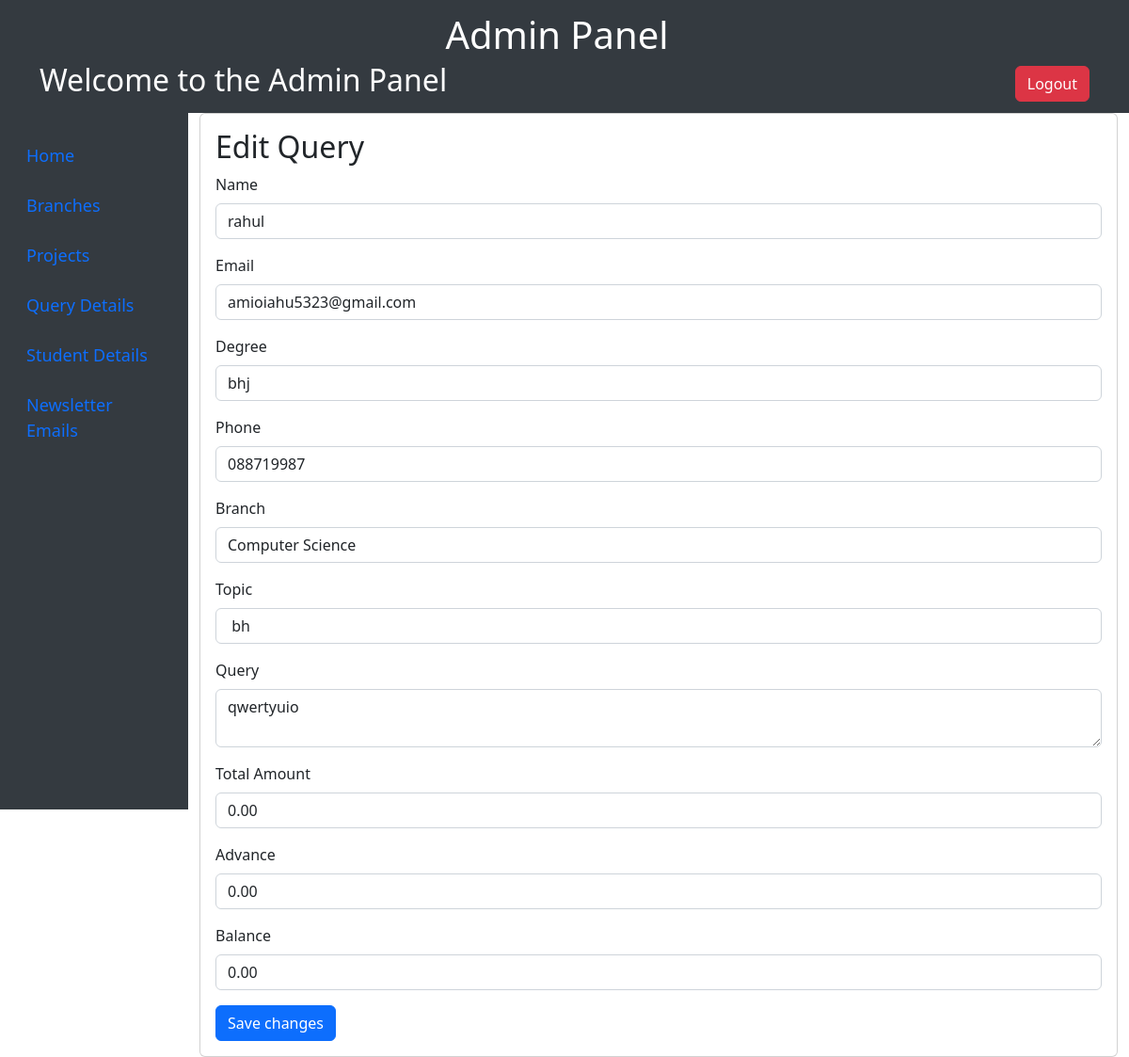
/dashboard/edit_query/44, run on an earlier commit of the app's database.
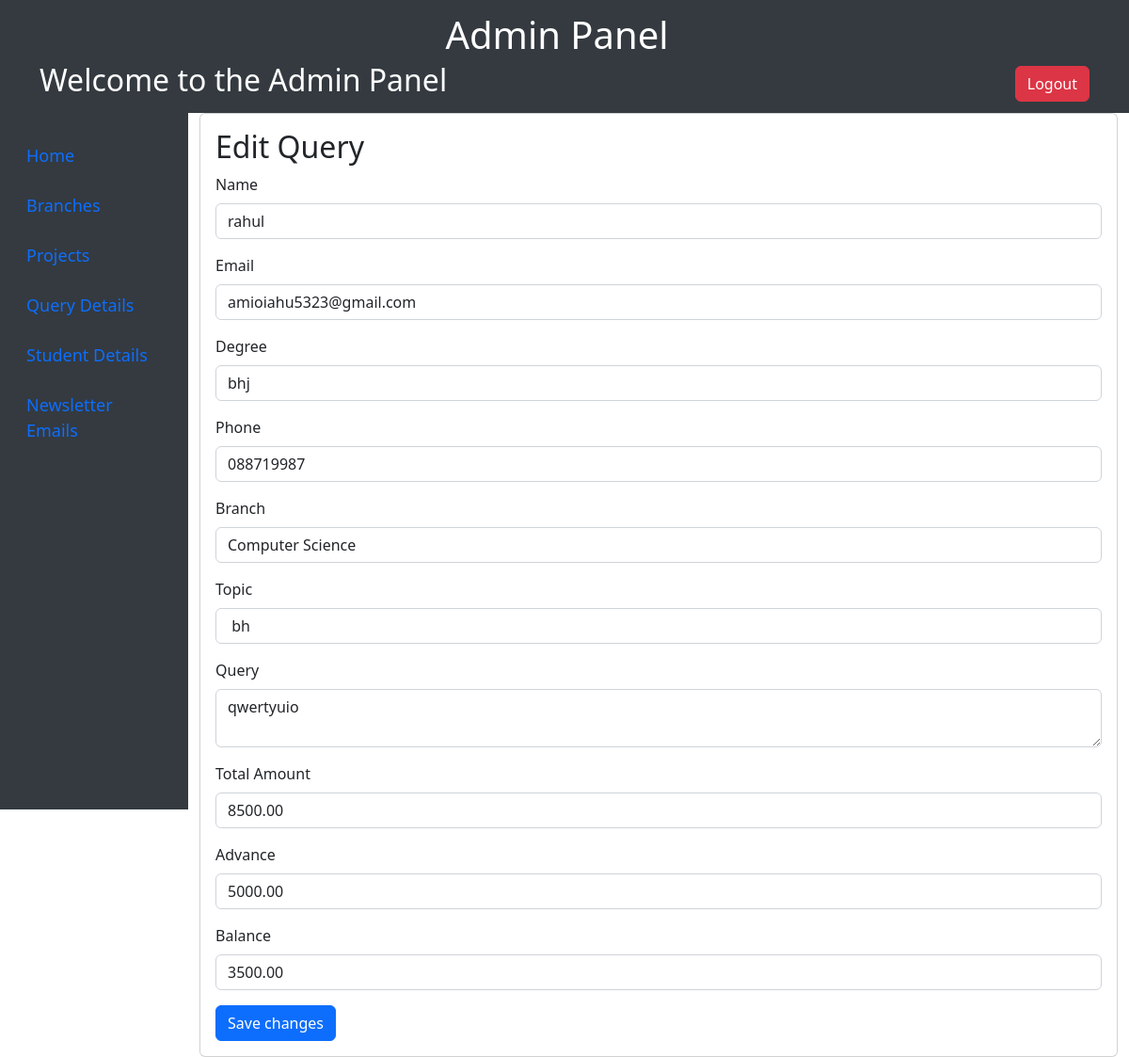
And on a later commit of the database.
### form/models.py (models this page shows, shortened)
class Register(models.Model):
    name = models.CharField(max_length=50)
    email = models.EmailField(max_length=50)
    degree = models.CharField(max_length=30, null=True)
    phone = models.CharField(max_length=15)
    branch = models.CharField(max_length=20)
    topic = models.CharField(max_length=50)
    query = models.CharField(max_length=150)
    total_amount = models.DecimalField(max_digits=10, decimal_places=2, default=0)
    advance = models.DecimalField(max_digits=10, decimal_places=2, default=0)
    balance = models.DecimalField(max_digits=10, decimal_places=2, default=0)

### innovation/views.py (the view, shortened to what this page needs)
# urls.py: path('dashboard/edit_query/<int:pk>', views.editquery, name='edit_query'),
def editquery(request, pk):
    item = get_object_or_404(Register, pk=pk)
    return render(request, 'edit_query.html', {'item': item})

### templates/edit_query.html (shortened to what this page needs)
{% extends "adminbase.html" %}
{% block adminpage %}
<div class="row">
    <div class="col">
        <div class="card card-3d">
            <div class="card-body">
                <h2 class="card-title">Edit Query</h2>
                <form method="post" action="{% url 'edit_query' pk=item.pk %}">
                    <div class="mb-3">
                        <label for="name" class="form-label">Name</label>
                        <input type="text" class="form-control input-3d" id="name" name="name" value="{{ item.name }}" required>
                    </div>
                    <div class="mb-3">
                        <label for="email" class="form-label">Email</label>
                        <input type="email" class="form-control input-3d" id="email" name="email" value="{{ item.email }}" required>
                    </div>
                    <div class="mb-3">
                        <label for="degree" class="form-label">Degree</label>
                        <input type="text" class="form-control input-3d" id="degree" name="degree" value="{{ item.degree }}" required>
                    </div>
                    <div class="mb-3">
                        <label for="phone" class="form-label">Phone</label>
                        <input type="tel" class="form-control input-3d" id="phone" name="phone" value="{{ item.phone }}" required>
                    </div>
                    <div class="mb-3">
                        <label for="branch" class="form-label">Branch</label>
                        <input type="text" class="form-control input-3d" id="branch" name="branch" value="{{ item.branch }}" required>
                    </div>
                    <div class="mb-3">
                        <label for="topic" class="form-label">Topic</label>
                        <input type="text" class="form-control input-3d" id="topic" name="topic" value="{{ item.topic }}" required>
                    </div>
                    <div class="mb-3">
                        <label for="query" class="form-label">Query</label>
                        <textarea class="form-control input-3d" id="query" name="query" required>{{ item.query }}</textarea>
                    </div>
                    <div class="mb-3">
                        <label for="total_amount" class="form-label">Total Amount</label>
                        <input type="text" class="form-control input-3d" id="total_amount" name="total_amount" value="{{ item.total_amount }}" required>
                    </div>
                    <div class="mb-3">
                        <label for="advance" class="form-label">Advance</label>
                        <input type="text" class="form-control input-3d" id="advance" name="advance" value="{{ item.advance }}" required>
                    </div>
                    <div class="mb-3">
                        <label for="balance" class="form-label">Balance</label>
                        <input type="text" class="form-control input-3d" id="balance" name="balance" value="{{ item.balance }}" required>
                    </div>
                    <button type="submit" class="btn btn-primary btn-block btn-3d">Save changes</button>
                </form>
            </div>
        </div>
    </div>
</div>
{% endblock adminpage %}

What changed in the data, as far as the page shows it:
changed Register "rahul": total_amount "0.00" → "8500.00"; advance "0.00" → "5000.00"; balance "0.00" → "3500.00"
